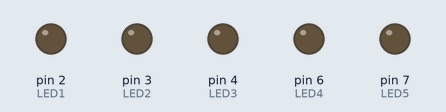
The sketch below on a simulated Arduino Uno, built with avr-gcc and run on an emulated ATmega328P. Parts: output pins drawn as LEDs (lit = HIGH).

Above: at 0.1 s.
At 2.3 s:
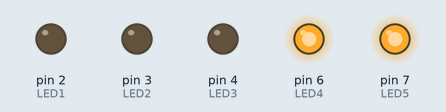
At 8.8 s:
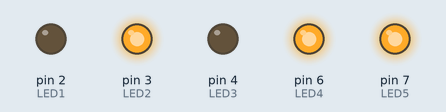
At 14.8 s:
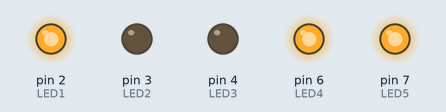
At 27.1 s:
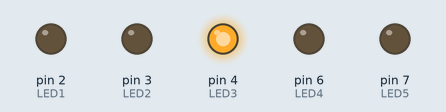
At 39.3 s:
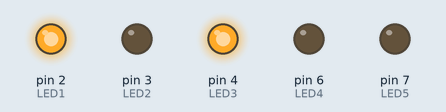
Timing chart, 0 to 40.0 s (numbered marks = the images above):
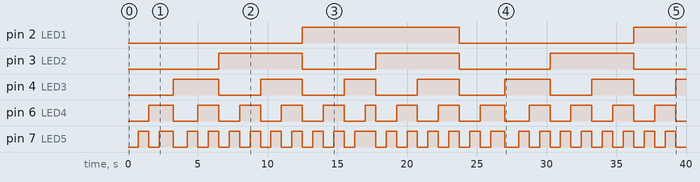

The sketch:

LED-binary-Counter_1-31_.ino
```cpp
int LED1 = 2;
int LED2 = 3;
int LED3 = 4;
int LED4 = 6;
int LED5 = 7;
int delayTime = 750;


void setup() {
  // put your setup code here, to run once:
  pinMode(LED1, OUTPUT);
  pinMode(LED2, OUTPUT);
  pinMode(LED3, OUTPUT);
  pinMode(LED4, OUTPUT);
  pinMode(LED5, OUTPUT);
}

void loop() {
  // put your main code here, to run repeatedly:
  digitalWrite(LED5, LOW);
  digitalWrite(LED1, LOW);
  digitalWrite(LED2, LOW);
  digitalWrite(LED3, LOW);
  digitalWrite(LED4, LOW);
  delay(delayTime);

  digitalWrite(LED1, LOW);
  digitalWrite(LED2, LOW);
  digitalWrite(LED3, LOW);
  digitalWrite(LED4, LOW);
  digitalWrite(LED5, HIGH);
  delay(delayTime);

  digitalWrite(LED1, LOW);
  digitalWrite(LED2, LOW);
  digitalWrite(LED3, LOW);
  digitalWrite(LED4, HIGH);
  digitalWrite(LED5, LOW);
  delay(delayTime);

  digitalWrite(LED1, LOW);
  digitalWrite(LED2, LOW);
  digitalWrite(LED3, LOW);
  digitalWrite(LED4, HIGH);
  digitalWrite(LED5, HIGH);
  delay(1000);

  digitalWrite(LED1, LOW);
  digitalWrite(LED2, LOW);
  digitalWrite(LED3, HIGH);
  digitalWrite(LED4, LOW);
  digitalWrite(LED5, LOW);
  delay(1000);

  digitalWrite(LED1, LOW);
  digitalWrite(LED2, LOW);
  digitalWrite(LED3, HIGH);
  digitalWrite(LED4, LOW);
  digitalWrite(LED5, HIGH);
  delay(delayTime);

  digitalWrite(LED1, LOW);
  digitalWrite(LED2, LOW);
  digitalWrite(LED3, HIGH);
  digitalWrite(LED4, HIGH);
  digitalWrite(LED5, LOW);
  delay(delayTime);

  digitalWrite(LED1, LOW);
  digitalWrite(LED2, LOW);
  digitalWrite(LED3, HIGH);
  digitalWrite(LED4, HIGH);
  digitalWrite(LED5, HIGH);
  delay(delayTime);

  digitalWrite(LED1, LOW);
  digitalWrite(LED2, HIGH);
  digitalWrite(LED3, LOW);
  digitalWrite(LED4, LOW);
  digitalWrite(LED5, LOW);
  delay(delayTime);

  digitalWrite(LED1, LOW);
  digitalWrite(LED2, HIGH);
  digitalWrite(LED3, LOW);
  digitalWrite(LED4, LOW);
  digitalWrite(LED5, HIGH);
  delay(delayTime);

  digitalWrite(LED1, LOW);
  digitalWrite(LED2, HIGH);
  digitalWrite(LED3, LOW);
  digitalWrite(LED4, HIGH);
  digitalWrite(LED5, LOW);
  delay(delayTime);

  digitalWrite(LED1, LOW);
  digitalWrite(LED2, HIGH);
  digitalWrite(LED3, LOW);
  digitalWrite(LED4, HIGH);
  digitalWrite(LED5, HIGH);
  delay(delayTime);

  digitalWrite(LED1, LOW);
  digitalWrite(LED2, HIGH);
  digitalWrite(LED3, HIGH);
  digitalWrite(LED4, LOW);
  digitalWrite(LED5, LOW);
  delay(delayTime);

  digitalWrite(LED1, LOW);
  digitalWrite(LED2, HIGH);
  digitalWrite(LED3, HIGH);
  digitalWrite(LED4, LOW);
  digitalWrite(LED5, HIGH);
  delay(delayTime);

  digitalWrite(LED1, LOW);
  digitalWrite(LED2, HIGH);
  digitalWrite(LED3, HIGH);
  digitalWrite(LED4, HIGH);
  digitalWrite(LED5, LOW);
  delay(delayTime);

  digitalWrite(LED1, LOW);
  digitalWrite(LED2, HIGH);
  digitalWrite(LED3, HIGH);
  digitalWrite(LED4, HIGH);
  digitalWrite(LED5, HIGH);
  delay(delayTime);

  digitalWrite(LED1, HIGH);
  digitalWrite(LED2, LOW);
  digitalWrite(LED3, LOW);
  digitalWrite(LED4, LOW);
  digitalWrite(LED5, LOW);
  delay(delayTime);

  digitalWrite(LED1, HIGH);
  digitalWrite(LED2, LOW);
  digitalWrite(LED3, LOW);
  digitalWrite(LED4, LOW);
  digitalWrite(LED5, HIGH);
  delay(delayTime);

  digitalWrite(LED1, HIGH);
  digitalWrite(LED2, LOW);
  digitalWrite(LED3, LOW);
  digitalWrite(LED4, HIGH);
  digitalWrite(LED5, LOW);
  delay(delayTime);

  digitalWrite(LED1, HIGH);
  digitalWrite(LED2, LOW);
  digitalWrite(LED3, LOW);
  digitalWrite(LED4, HIGH);
  digitalWrite(LED5, HIGH);
  delay(delayTime);

  digitalWrite(LED1, HIGH);
  digitalWrite(LED2, LOW);
  digitalWrite(LED3, HIGH);
  digitalWrite(LED4, LOW);
  digitalWrite(LED5, LOW);
  delay(delayTime);

  digitalWrite(LED1, HIGH);
  digitalWrite(LED2, LOW);
  digitalWrite(LED3, HIGH);
  digitalWrite(LED4, LOW);
  digitalWrite(LED5, HIGH);
  delay(delayTime);

  digitalWrite(LED1, HIGH);
  digitalWrite(LED2, LOW);
  digitalWrite(LED3, HIGH);
  digitalWrite(LED4, HIGH);
  digitalWrite(LED5, HIGH);
  delay(delayTime);

  digitalWrite(LED1, HIGH);
  digitalWrite(LED2, HIGH);
  digitalWrite(LED3, LOW);
  digitalWrite(LED4, LOW);
  digitalWrite(LED5, LOW);
  delay(delayTime);

  digitalWrite(LED1, HIGH);
  digitalWrite(LED2, HIGH);
  digitalWrite(LED3, LOW);
  digitalWrite(LED4, LOW);
  digitalWrite(LED5, HIGH);
  delay(delayTime);

  digitalWrite(LED1, HIGH);
  digitalWrite(LED2, HIGH);
  digitalWrite(LED3, LOW);
  digitalWrite(LED4, HIGH);
  digitalWrite(LED5, LOW);
  delay(delayTime);

  digitalWrite(LED1, HIGH);
  digitalWrite(LED2, HIGH);
  digitalWrite(LED3, LOW);
  digitalWrite(LED4, HIGH);
  digitalWrite(LED5, HIGH);
  delay(delayTime);

  digitalWrite(LED1, HIGH);
  digitalWrite(LED2, HIGH);
  digitalWrite(LED3, HIGH);
  digitalWrite(LED4, LOW);
  digitalWrite(LED5, LOW);
  delay(delayTime);

  digitalWrite(LED1, HIGH);
  digitalWrite(LED2, HIGH);
  digitalWrite(LED3, HIGH);
  digitalWrite(LED4, LOW);
  digitalWrite(LED5, HIGH);
  delay(delayTime);

  digitalWrite(LED1, HIGH);
  digitalWrite(LED2, HIGH);
  digitalWrite(LED3, HIGH);
  digitalWrite(LED4, HIGH);
  digitalWrite(LED5, LOW);
  delay(delayTime);

  digitalWrite(LED1, HIGH);
  digitalWrite(LED2, HIGH);
  digitalWrite(LED3, HIGH);
  digitalWrite(LED4, HIGH);
  digitalWrite(LED5, HIGH);
  delay(delayTime);
}
```

Measured:
- by itself, pin 2 (LED1): LOW → HIGH at 12.5 s, → LOW 11.3 s later, → HIGH 12.5 s later
- by itself, pin 3 (LED2): goes HIGH 6.0 s, LOW 5.3 s, HIGH 6.0 s, LOW 6.5 s, HIGH 6.0 s, then LOW
- by itself, pin 4 (LED3): LOW → HIGH at 3.3 s, → LOW 3.3 s later, → HIGH 3.0 s later, → LOW 3.0 s later, … (13 changes in this stretch)
- by itself, pin 6 (LED4): LOW → HIGH at 1.5 s, → LOW 1.8 s later, → HIGH 1.8 s later, → LOW 1.5 s later, … (26 changes in this stretch)
- by itself, pin 7 (LED5): LOW → HIGH at 0.75 s, → LOW 0.75 s later, → HIGH 0.75 s later, → LOW 1.0 s later, … (50 changes in this stretch)
